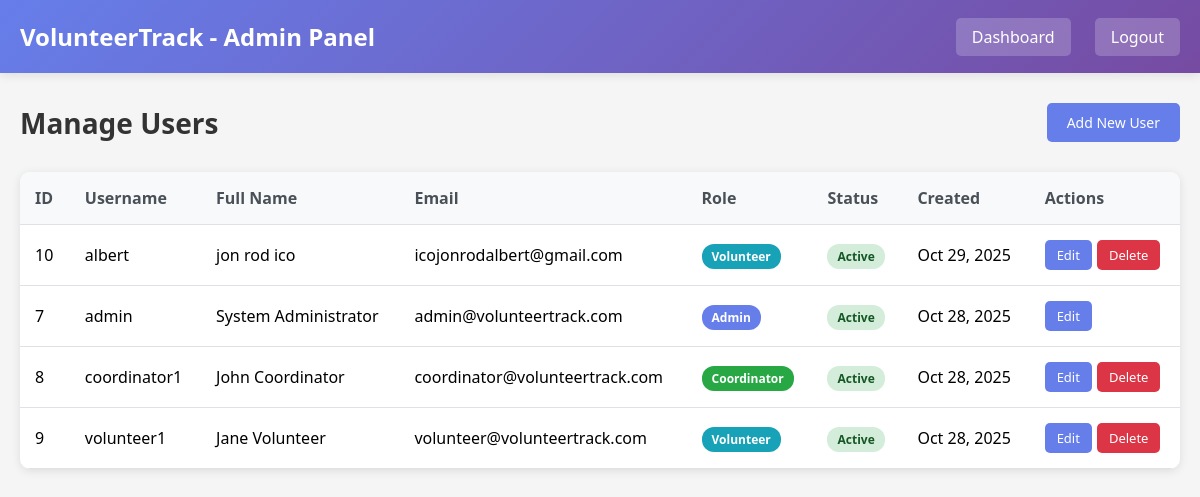
The app's page /users/admin/modules/users/manage_users.php (signed in) with its own data.
### tables this page shows
CREATE TABLE `users` (
  `user_id` int(11) NOT NULL,
  `username` varchar(50) NOT NULL,
  `email` varchar(100) NOT NULL,
  `password` varchar(255) NOT NULL,
  `full_name` varchar(100) NOT NULL,
  `role` enum('volunteer','coordinator','admin') NOT NULL DEFAULT 'volunteer',
  `phone` varchar(20) DEFAULT NULL,
  `address` text DEFAULT NULL,
  `status` enum('active','inactive') DEFAULT 'active',
  `created_at` timestamp NOT NULL DEFAULT current_timestamp(),
  `updated_at` timestamp NOT NULL DEFAULT current_timestamp() ON UPDATE current_timestamp()
);

### includes/auth.php (called while the page is built, shortened)
<?php
function getUserId() {
    return isset($_SESSION['user_id']) ? $_SESSION['user_id'] : null;
}
?>

### users/admin/modules/users/manage_users.php (the view, shortened to what this page needs)
<?php
require_once '../../../../includes/auth.php';
$database = new Database();
$db = $database->getConnection();
$query = "SELECT user_id, username, email, full_name, role, status, created_at FROM users ORDER BY created_at DESC";
$stmt = $db->prepare($query);
$stmt->execute();
$users = $stmt->fetchAll(PDO::FETCH_ASSOC);
?>
<!DOCTYPE html>
<html lang="en">
<head>
</head>
<body>
    <div class="header">
        <div class="header-content">
            <h1><?php echo SITE_NAME; ?> - Admin Panel</h1>
            <div class="header-links">
                <a href="../../a_dashboard.php">Dashboard</a>
                <a href="../../../../logout.php">Logout</a>
            </div>
        </div>
    </div>
    <div class="container">
        <div class="page-header">
            <h2>Manage Users</h2>
            <a href="add_user.php" class="btn btn-primary">Add New User</a>
        </div>
        <div class="card">
            <div class="table-responsive">
                <table>
                    <thead>
                        <tr>
                            <th>ID</th>
                            <th>Username</th>
                            <th>Full Name</th>
                            <th>Email</th>
                            <th>Role</th>
                            <th>Status</th>
                            <th>Created</th>
                            <th>Actions</th>
                        </tr>
                    </thead>
                    <tbody>
                        <?php foreach ($users as $user): ?>
                        <tr>
                            <td><?php echo $user['user_id']; ?></td>
                            <td><?php echo htmlspecialchars($user['username']); ?></td>
                            <td><?php echo htmlspecialchars($user['full_name']); ?></td>
                            <td><?php echo htmlspecialchars($user['email']); ?></td>
                            <td>
                                <span class="badge badge-<?php echo $user['role']; ?>">
                                    <?php echo ucfirst($user['role']); ?>
                                </span>
                            </td>
                            <td>
                                <span class="badge badge-<?php echo $user['status']; ?>">
                                    <?php echo ucfirst($user['status']); ?>
                                </span>
                            </td>
                            <td><?php echo date('M d, Y', strtotime($user['created_at'])); ?></td>
                            <td>
                                <div class="actions">
                                    <a href="edit_user.php?id=<?php echo $user['user_id']; ?>"
                                       class="btn btn-primary btn-sm">Edit</a>
                                    <?php if ($user['user_id'] != getUserId()): ?>
                                    <a href="?delete=<?php echo $user['user_id']; ?>"
                                       class="btn btn-danger btn-sm"
                                       onclick="return confirm('Are you sure you want to delete this user?')">Delete</a>
                                    <?php endif; ?>
                                </div>
                            </td>
                        </tr>
                        <?php endforeach; ?>
                    </tbody>
                </table>
            </div>
        </div>
    </div>
</body>
</html>

### users/admin/modules/users/manage_users.php (style rules this page uses)
* { margin: 0; padding: 0; box-sizing: border-box; }
body { font-family: 'Segoe UI', Tahoma, Geneva, Verdana, sans-serif; background: #f5f5f5; }
.header { background: linear-gradient(135deg, #667eea 0%, #764ba2 100%); color: white; padding: 20px; box-shadow: 0 2px 10px rgba(0,0,0,0.1); }
.header-content { max-width: 1200px; margin: 0 auto; display: flex; justify-content: space-between; align-items: center; }
.header h1 { font-size: 24px; }
.header-links a { color: white; text-decoration: none; margin-left: 20px; padding: 8px 16px; border-radius: 5px; background: rgba(255,255,255,0.2); transition: background 0.3s; }
.container { max-width: 1200px; margin: 30px auto; padding: 0 20px; }
.page-header { display: flex; justify-content: space-between; align-items: center; margin-bottom: 30px; }
.page-header h2 { color: #333; font-size: 28px; }
.btn { padding: 10px 20px; border: none; border-radius: 5px; cursor: pointer; text-decoration: none; display: inline-block; font-size: 14px; transition: all 0.3s; }
.btn-primary { background: #667eea; color: white; }
.btn-danger { background: #dc3545; color: white; }
.btn-sm { padding: 6px 12px; font-size: 13px; }
.card { background: white; border-radius: 10px; box-shadow: 0 2px 10px rgba(0,0,0,0.1); overflow: hidden; }
.table-responsive { overflow-x: auto; }
table { width: 100%; border-collapse: collapse; }
thead { background: #f8f9fa; }
th, td { padding: 15px; text-align: left; border-bottom: 1px solid #dee2e6; }
th { font-weight: 600; color: #495057; }
.badge { padding: 4px 10px; border-radius: 12px; font-size: 12px; font-weight: 600; }
.badge-admin { background: #667eea; color: white; }
.badge-coordinator { background: #28a745; color: white; }
.badge-volunteer { background: #17a2b8; color: white; }
.badge-active { background: #d4edda; color: #155724; }
.actions { display: flex; gap: 5px; }

### records on screen
users: user_id "10", username "albert", full_name "jon rod ico", email "icojonrodalbert@gmail.com", role "Volunteer", status "Active", created_at "Oct 29, 2025"
users: user_id "7", username "admin", full_name "System Administrator", email "admin@volunteertrack.com", role "Admin", status "Active", created_at "Oct 28, 2025"
users: user_id "8", username "coordinator1", full_name "John Coordinator", email "coordinator@volunteertrack.com", role "Coordinator", status "Active", created_at "Oct 28, 2025"
users: user_id "9", username "volunteer1", full_name "Jane Volunteer", email "volunteer@volunteertrack.com", role "Volunteer", status "Active", created_at "Oct 28, 2025"

### other values on screen
SITE_NAME "VolunteerTrack"
